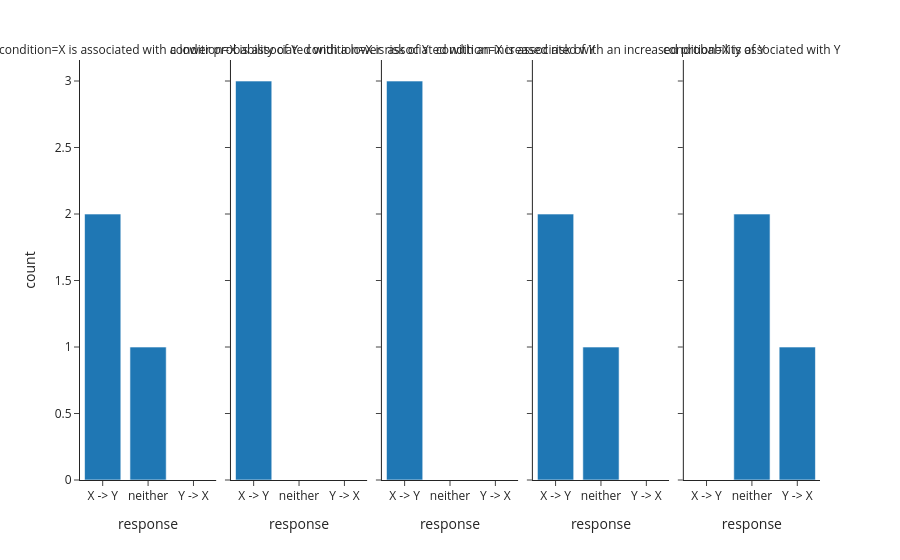

Here is the notebook cell this chart was saved with:
### Code cell
import plotly.express as px

condition = {
    'prob_lower': 'X is associated with a lower probability of Y',
    'risk_lower': 'X is associated with a lower risk of Y',
    'prob_increase': 'X is associated with an increased probability of Y',
    'risk_increase': 'X is associated with an increased risk of Y',
    'assoc': 'X is associated with Y',
}

plot_df = df[df['task'] == 'causal_judgment'].copy()
plot_df['condition'] = plot_df['condition'].map(condition)

plot_df['response'] = plot_df['response_type'].map({
    'xy': 'X -> Y',
    'yx': 'Y -> X',
    'neither': 'neither'
})

px.histogram(
    plot_df,
    x='response',
    facet_col='condition',
    template='simple_white'
)

### Figure 1 — Plotly figure (JSON) as saved in the notebook; plotly's stock layout.template omitted (floating-point values rounded to 4 significant figures)
{"data": [{"bingroup": "x", "hovertemplate": "condition=X is associated with a lower probability of Y<br>response=%{x}<br>count=%{y}<extra></extra>", "legendgroup": "", "marker": {"color": "#1F77B4", "pattern": {"shape": ""}}, "name": "", "orientation": "v", "showlegend": false, "type": "histogram", "x": ["X -> Y", "X -> Y", "neither"], "xaxis": "x", "yaxis": "y"}, {"bingroup": "x", "hovertemplate": "condition=X is associated with a lower risk of Y<br>response=%{x}<br>count=%{y}<extra></extra>", "legendgroup": "", "marker": {"color": "#1F77B4", "pattern": {"shape": ""}}, "name": "", "orientation": "v", "showlegend": false, "type": "histogram", "x": ["X -> Y", "X -> Y", "X -> Y"], "xaxis": "x2", "yaxis": "y2"}, {"bingroup": "x", "hovertemplate": "condition=X is associated with an increased risk of Y<br>response=%{x}<br>count=%{y}<extra></extra>", "legendgroup": "", "marker": {"color": "#1F77B4", "pattern": {"shape": ""}}, "name": "", "orientation": "v", "showlegend": false, "type": "histogram", "x": ["X -> Y", "X -> Y", "X -> Y"], "xaxis": "x3", "yaxis": "y3"}, {"bingroup": "x", "hovertemplate": "condition=X is associated with an increased probability of Y<br>response=%{x}<br>count=%{y}<extra></extra>", "legendgroup": "", "marker": {"color": "#1F77B4", "pattern": {"shape": ""}}, "name": "", "orientation": "v", "showlegend": false, "type": "histogram", "x": ["X -> Y", "X -> Y", "neither"], "xaxis": "x4", "yaxis": "y4"}, {"bingroup": "x", "hovertemplate": "condition=X is associated with Y<br>response=%{x}<br>count=%{y}<extra></extra>", "legendgroup": "", "marker": {"color": "#1F77B4", "pattern": {"shape": ""}}, "name": "", "orientation": "v", "showlegend": false, "type": "histogram", "x": ["Y -> X", "neither", "neither"], "xaxis": "x5", "yaxis": "y5"}], "layout": {"annotations": [{"font": {}, "showarrow": false, "text": "condition=X is associated with a lower probability of Y", "x": 0.092, "xanchor": "center", "xref": "paper", "y": 1, "yanchor": "bottom", "yref": "paper"}, {"font": {}, "showarrow": false, "text": "condition=X is associated with a lower risk of Y", "x": 0.296, "xanchor": "center", "xref": "paper", "y": 1, "yanchor": "bottom", "yref": "paper"}, {"font": {}, "showarrow": false, "text": "condition=X is associated with an increased risk of Y", "x": 0.5, "xanchor": "center", "xref": "paper", "y": 1, "yanchor": "bottom", "yref": "paper"}, {"font": {}, "showarrow": false, "text": "condition=X is associated with an increased probability of Y", "x": 0.704, "xanchor": "center", "xref": "paper", "y": 1, "yanchor": "bottom", "yref": "paper"}, {"font": {}, "showarrow": false, "text": "condition=X is associated with Y", "x": 0.908, "xanchor": "center", "xref": "paper", "y": 1, "yanchor": "bottom", "yref": "paper"}], "barmode": "relative", "legend": {"tracegroupgap": 0}, "margin": {"t": 60}, "xaxis": {"anchor": "y", "domain": [0, 0.184], "title": {"text": "response"}}, "xaxis2": {"anchor": "y2", "domain": [0.204, 0.388], "matches": "x", "title": {"text": "response"}}, "xaxis3": {"anchor": "y3", "domain": [0.408, 0.592], "matches": "x", "title": {"text": "response"}}, "xaxis4": {"anchor": "y4", "domain": [0.612, 0.796], "matches": "x", "title": {"text": "response"}}, "xaxis5": {"anchor": "y5", "domain": [0.816, 1], "matches": "x", "title": {"text": "response"}}, "yaxis": {"anchor": "x", "domain": [0, 1], "title": {"text": "count"}}, "yaxis2": {"anchor": "x2", "domain": [0, 1], "matches": "y", "showticklabels": false}, "yaxis3": {"anchor": "x3", "domain": [0, 1], "matches": "y", "showticklabels": false}, "yaxis4": {"anchor": "x4", "domain": [0, 1], "matches": "y", "showticklabels": false}, "yaxis5": {"anchor": "x5", "domain": [0, 1], "matches": "y", "showticklabels": false}}}
